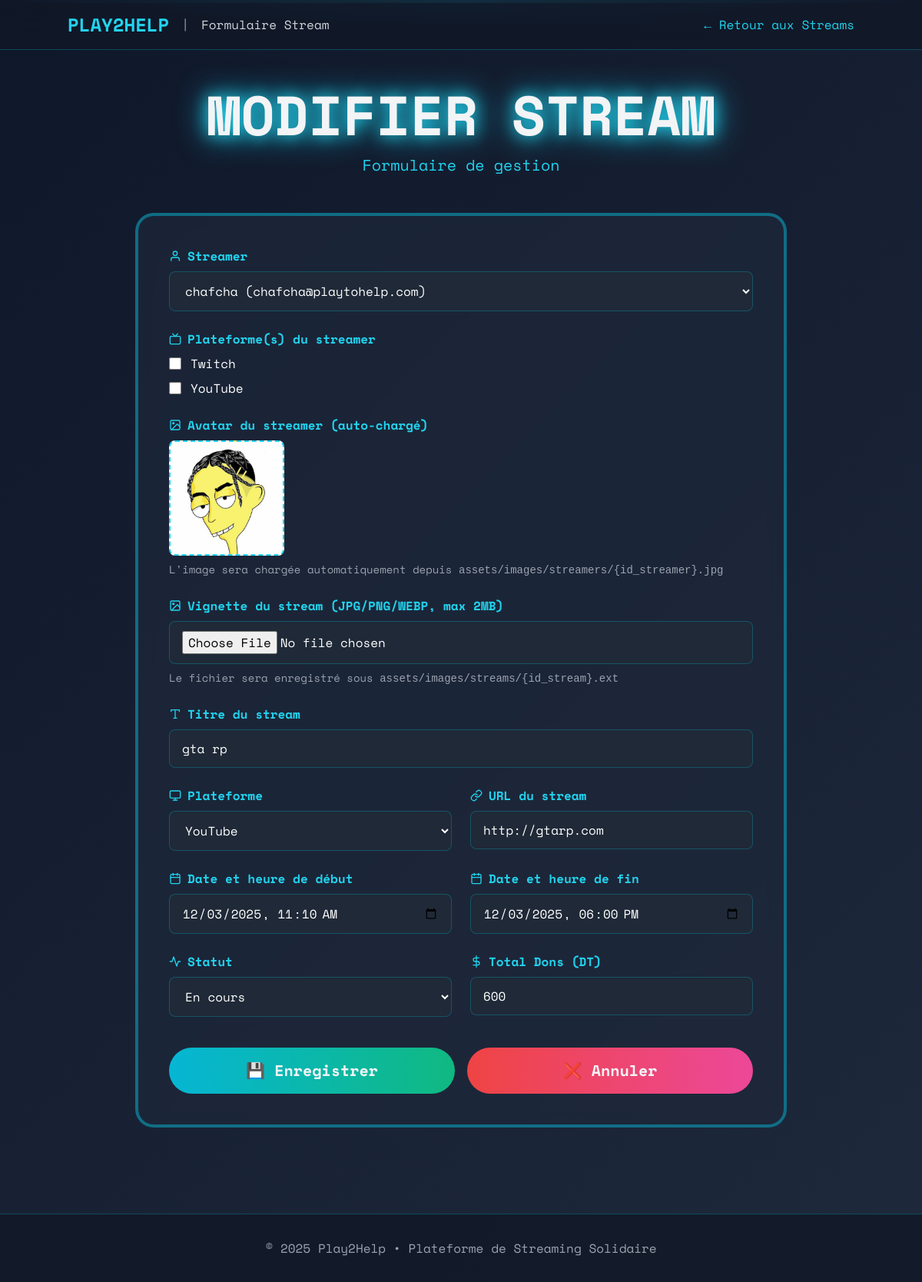
/views/backoffice/stream/streamadd.php?edit=10, run on the app's committed database.
### tables this page shows
CREATE TABLE `stream` (
  `id_stream` int(11) NOT NULL,
  `id_streamer` int(11) NOT NULL,
  `id_association` int(11) DEFAULT NULL,
  `id_evenement` int(11) DEFAULT NULL,
  `titre` varchar(255) NOT NULL,
  `plateforme` varchar(100) DEFAULT NULL,
  `id_theme` int(11) DEFAULT NULL,
  `url` varchar(255) DEFAULT NULL,
  `statut` enum('planifie','en_cours','termine','annule') DEFAULT 'planifie',
  `don_total` decimal(12,2) DEFAULT 0.00,
  `type_contenu` varchar(100) DEFAULT NULL,
  `description` text DEFAULT NULL,
  `objectif_don` decimal(12,2) DEFAULT 0.00,
  `etat` enum('planifie','en_cours','termine','annule') DEFAULT 'planifie',
  `date_debut` datetime DEFAULT NULL,
  `date_fin` datetime DEFAULT NULL,
  `total_dons` decimal(12,2) DEFAULT 0.00,
  `nb_commentaires` int(11) DEFAULT 0,
  `nb_likes` int(11) DEFAULT 0,
  `nb_dislikes` int(11) DEFAULT 0,
  `nb_vues` int(11) DEFAULT 0,
  `nb_notification` int(11) DEFAULT 0
);

CREATE TABLE `streamer` (
  `id_user` int(11) NOT NULL,
  `pseudo` varchar(100) NOT NULL,
  `description` text DEFAULT NULL,
  `lien_stream` varchar(255) DEFAULT NULL,
  `date_validation` datetime DEFAULT NULL,
  `plateforme` varchar(100) NOT NULL DEFAULT 'Twitch'
);

### controllers/StreamController.php (called while the page is built, shortened)
<?php
require_once __DIR__ . '/../config/config.php';
class StreamController {
    private $db;
    public function __construct() {
        $this->db = Config::getConnexion();
    }
    public function getStreamById(int $id): ?array {
        $stmt = $this->db->prepare("SELECT * FROM stream WHERE id_stream = ?");
        $stmt->execute([$id]);
        return $stmt->fetch(PDO::FETCH_ASSOC) ?: null;
    }
    public function getStatusOptions(): array {
        return [
            'planifie' => 'Planifié',
            'en_cours' => 'En cours',
            'termine'  => 'Terminé',
            'annule'   => 'Annulé'
        ];
    }
}

### config/config.php (called while the page is built)
<?php
class config {
    private static $pdo = null;
    public static function getConnexion() {
        if (self::$pdo === null) {
            try {
                self::$pdo = new PDO(
                    "mysql:host=localhost;dbname=playtohelp_merged;charset=utf8mb4",
                    "root",
                    "",
                    [
                        PDO::ATTR_ERRMODE => PDO::ERRMODE_EXCEPTION,
                        PDO::ATTR_DEFAULT_FETCH_MODE => PDO::FETCH_ASSOC,
                        PDO::ATTR_EMULATE_PREPARES => false
                    ]
                );
            } catch (PDOException $e) {
                die("Erreur de connexion: " . $e->getMessage());
            }
        }
        return self::$pdo;
    }
}
?>

### views/backoffice/stream/streamadd.php (the view, shortened to what this page needs)
<?php
require_once __DIR__ . '/../../../config/config.php';
require_once __DIR__ . '/../../../controllers/StreamController.php';
$controller = new StreamController();
try {
    $db = Config::getConnexion();
    $streamers = $db->query("SELECT s.id_user, s.pseudo, u.email FROM streamer s JOIN utilisateur u ON s.id_user = u.id_user ORDER BY s.pseudo")->fetchAll(PDO::FETCH_ASSOC);
} catch (Throwable $e) {
    $streamers = [];
}
?>
<!DOCTYPE html>
<html lang="fr" class="bg-gray-950 text-gray-100">
<head>
    <script src="https://cdn.tailwindcss.com"></script>
</head>
<body class="relative min-h-screen overflow-x-hidden">
    <nav class="bg-gray-900/80 backdrop-blur-lg border-b border-cyan-500/30 py-4 px-6">
        <div class="container mx-auto flex justify-between items-center">
            <div class="flex items-center space-x-4">
                <a href="../dashboard.php" class="text-2xl font-bold text-cyan-400 font-orbitron hover:text-cyan-300 transition">PLAY2HELP</a>
                <span class="text-gray-400">|</span>
                <span class="text-gray-300">Formulaire Stream</span>
            </div>
            <div class="flex items-center space-x-6">
                <a href="streams.php" class="text-cyan-400 hover:text-cyan-300 transition">← Retour aux Streams</a>
            </div>
        </div>
    </nav>
<?php
$edit = null;
if (isset($_GET['edit'])) {
    $editId = (int)$_GET['edit'];
    try {
        $edit = $controller->getStreamById($editId);
    } catch (Throwable $e) {
        $error = "Erreur chargement du stream: " . htmlspecialchars($e->getMessage());
    }
}
$editDebut = '';
$editFin   = '';
if ($edit && !empty($edit['date_debut'])) {
    $editDebut = date('Y-m-d\TH:i', strtotime($edit['date_debut']));
}
if ($edit && !empty($edit['date_fin'])) {
    $editFin = date('Y-m-d\TH:i', strtotime($edit['date_fin']));
}
?>
    <main class="container mx-auto px-6 py-12 max-w-4xl relative z-10">
        <div class="text-center mb-12">
            <h1 class="text-5xl md:text-7xl font-bold font-orbitron neon animate-pulse">
                <?= isset($_GET['edit']) ? 'MODIFIER' : 'NOUVEAU' ?> STREAM
            </h1>
            <p class="text-cyan-400 text-xl mt-4">Formulaire de gestion</p>
        </div>
        <div class="card rounded-3xl p-10 glow border-4 border-cyan-500/50">
            <form method="POST" id="streamForm" enctype="multipart/form-data">
                <div class="mb-6">
                    <label class="block text-cyan-400 mb-2 font-semibold flex items-center gap-2">
                        <i data-feather="user" class="w-4 h-4"></i>
                        Streamer
                    </label>
                    <select name="id_streamer" class="w-full bg-gray-800 border border-cyan-500/30 rounded-lg px-4 py-3 text-white focus:outline-none focus:border-cyan-500 transition">
                        <?php foreach ($streamers as $streamer): ?>
                            <option value="<?= $streamer['id_user'] ?>" <?= (isset($edit['id_streamer']) && $edit['id_streamer'] == $streamer['id_user']) ? 'selected' : '' ?>>
                                <?= htmlspecialchars($streamer['pseudo']) ?> (<?= htmlspecialchars($streamer['email']) ?>)
                            </option>
                        <?php endforeach; ?>
                    </select>
                </div>
                <div class="mb-6">
                    <label class="block text-cyan-400 mb-2 font-semibold flex items-center gap-2">
                        <i data-feather="tv" class="w-4 h-4"></i>
                        Plateforme(s) du streamer
                    </label>
                    <div class="space-y-2">
                        <label class="flex items-center gap-3 text-white cursor-pointer">
                            <input type="checkbox" name="streamer_platform[]" value="Twitch" class="w-4 h-4 rounded" <?= (isset($edit['id_streamer']) && strpos($streamers_platforms[$edit['id_streamer']] ?? '', 'Twitch') !== false) ? 'checked' : '' ?>>
                            <span>Twitch</span>
                        </label>
                        <label class="flex items-center gap-3 text-white cursor-pointer">
                            <input type="checkbox" name="streamer_platform[]" value="YouTube" class="w-4 h-4 rounded" <?= (isset($edit['id_streamer']) && strpos($streamers_platforms[$edit['id_streamer']] ?? '', 'YouTube') !== false) ? 'checked' : '' ?>>
                            <span>YouTube</span>
                        </label>
                    </div>
                </div>
                <div class="mb-6">
                    <label class="block text-cyan-400 mb-2 font-semibold flex items-center gap-2">
                        <i data-feather="image" class="w-4 h-4"></i>
                        Avatar du streamer (auto-chargé)
                    </label>
                    <div id="avatar-preview" style="width: 150px; height: 150px; border-radius: 8px; background: rgba(34, 211, 238, 0.1); border: 2px dashed #22d3ee; display: flex; align-items: center; justify-content: center; color: #999; font-size: 0.9em; text-align: center; padding: 10px;">
                    </div>
                    <p class="text-gray-400 text-sm mt-2">L'image sera chargée automatiquement depuis <code>assets/images/streamers/{id_streamer}.jpg</code></p>
                </div>
                <div class="mb-6">
                    <label class="block text-cyan-400 mb-2 font-semibold flex items-center gap-2">
                        <i data-feather="image" class="w-4 h-4"></i>
                        Vignette du stream (JPG/PNG/WEBP, max 2MB)
                    </label>
                    <input type="file" name="stream_thumb" id="stream-thumb-input" accept="image/jpeg,image/png,image/webp" class="w-full bg-gray-800 border border-cyan-500/30 rounded-lg px-4 py-3 text-white focus:outline-none focus:border-cyan-500 transition">
                    <p class="text-gray-400 text-sm mt-2">Le fichier sera enregistré sous <code>assets/images/streams/{id_stream}.ext</code></p>
                </div>
                <div class="mb-6">
                    <label class="block text-cyan-400 mb-2 font-semibold flex items-center gap-2">
                        <i data-feather="type" class="w-4 h-4"></i>
                        Titre du stream
                    </label>
                    <input type="text" name="titre" value="<?= htmlspecialchars($edit['titre'] ?? '') ?>"
                           class="w-full bg-gray-800 border border-cyan-500/30 rounded-lg px-4 py-3 text-white focus:outline-none focus:border-cyan-500 transition">
                </div>
                <div class="grid grid-cols-1 md:grid-cols-2 gap-6 mb-6">
                    <div>
                        <label class="block text-cyan-400 mb-2 font-semibold flex items-center gap-2">
                            <i data-feather="monitor" class="w-4 h-4"></i>
                            Plateforme
                        </label>
                        <select name="plateforme" class="w-full bg-gray-800 border border-cyan-500/30 rounded-lg px-4 py-3 text-white focus:outline-none focus:border-cyan-500 transition">
                            <option value="YouTube" <?= (isset($edit['plateforme']) && $edit['plateforme'] === 'YouTube') ? 'selected' : '' ?>>YouTube</option>
                        </select>
                    </div>
                    <div>
                        <label class="block text-cyan-400 mb-2 font-semibold flex items-center gap-2">
                            <i data-feather="link" class="w-4 h-4"></i>
                            URL du stream
                        </label>
                        <input type="text" name="url" value="<?= htmlspecialchars($edit['url'] ?? '') ?>"
                               class="w-full bg-gray-800 border border-cyan-500/30 rounded-lg px-4 py-3 text-white focus:outline-none focus:border-cyan-500 transition">
                    </div>
                </div>
                <div class="grid grid-cols-1 md:grid-cols-2 gap-6 mb-6">
                    <div>
                        <label class="block text-cyan-400 mb-2 font-semibold flex items-center gap-2">
                            <i data-feather="calendar" class="w-4 h-4"></i>
                            Date et heure de début
                        </label>
                        <input type="datetime-local" name="date_debut" value="<?= $editDebut ?>"
                               class="w-full bg-gray-800 border border-cyan-500/30 rounded-lg px-4 py-3 text-white focus:outline-none focus:border-cyan-500 transition">
                    </div>
                    <div>
                        <label class="block text-cyan-400 mb-2 font-semibold flex items-center gap-2">
                            <i data-feather="calendar" class="w-4 h-4"></i>
                            Date et heure de fin
                        </label>
                        <input type="datetime-local" name="date_fin" value="<?= $editFin ?>"
                               class="w-full bg-gray-800 border border-cyan-500/30 rounded-lg px-4 py-3 text-white focus:outline-none focus:border-cyan-500 transition">
                    </div>
                </div>
                <div class="grid grid-cols-1 md:grid-cols-2 gap-6 mb-6">
                    <div>
                        <label class="block text-cyan-400 mb-2 font-semibold flex items-center gap-2">
                            <i data-feather="activity" class="w-4 h-4"></i>
                            Statut
                        </label>
                        <select name="statut" class="w-full bg-gray-800 border border-cyan-500/30 rounded-lg px-4 py-3 text-white focus:outline-none focus:border-cyan-500 transition">
                            <?php
                            $stat = $edit['statut'] ?? 'planifie';
                            $opts = $controller->getStatusOptions();
                            foreach ($opts as $val => $lbl):
                            ?>
                                <option value="<?= $val ?>" <?= $stat === $val ? 'selected' : '' ?>><?= $lbl ?></option>
                            <?php endforeach; ?>
                        </select>
                    </div>
                    <div>
                        <label class="block text-cyan-400 mb-2 font-semibold flex items-center gap-2">
                            <i data-feather="dollar-sign" class="w-4 h-4"></i>
                            Total Dons (DT)
                        </label>
                        <input type="text" step="0.01" name="don_total" value="<?= isset($edit['don_total']) ? (float)$edit['don_total'] : 0.00 ?>"
                               class="w-full bg-gray-800 border border-cyan-500/30 rounded-lg px-4 py-3 text-white focus:outline-none focus:border-cyan-500 transition">
                    </div>
                </div>
                <div class="flex gap-4 mt-10">
                    <button type="submit" name="save_stream"
                            class="flex-1 bg-gradient-to-r from-cyan-500 to-emerald-500 px-8 py-4 rounded-full text-xl font-bold hover:scale-105 transition">
                        💾 Enregistrer
                    </button>
                    <a href="streams.php"
                       class="flex-1 bg-gradient-to-r from-red-500 to-pink-500 px-8 py-4 rounded-full text-xl font-bold hover:scale-105 transition text-center">
                        ❌ Annuler
                    </a>
                </div>
            </form>
        </div>
    </main>
    <footer class="bg-gray-900/80 border-t border-cyan-500/30 py-8 mt-16">
        <div class="container mx-auto px-6 text-center">
            <p class="text-gray-400">&copy; 2025 Play2Help • Plateforme de Streaming Solidaire</p>
        </div>
    </footer>
</body>
</html>

### views/backoffice/stream/streamadd.php (style rules this page uses)
body { font-family: 'Space Mono', monospace; background: linear-gradient(135deg, #0f172a 0%, #1e293b 100%); }
.card { background: rgba(30, 41, 59, 0.7); backdrop-filter: blur(10px); border: 1px solid rgba(34, 211, 238, 0.3); }
.neon { text-shadow: 0 0 20px #22d3ee, 0 0 40px #22d3ee; }

### data on the page
stream: id_streamer "chafcha (chafcha@playtohelp.com)", titre "gta rp", plateforme "YouTube", url "http://gtarp.com", date_debut "12/03/2025 11:10", date_fin "12/03/2025 18:00", statut "En cours", don_total "600"
